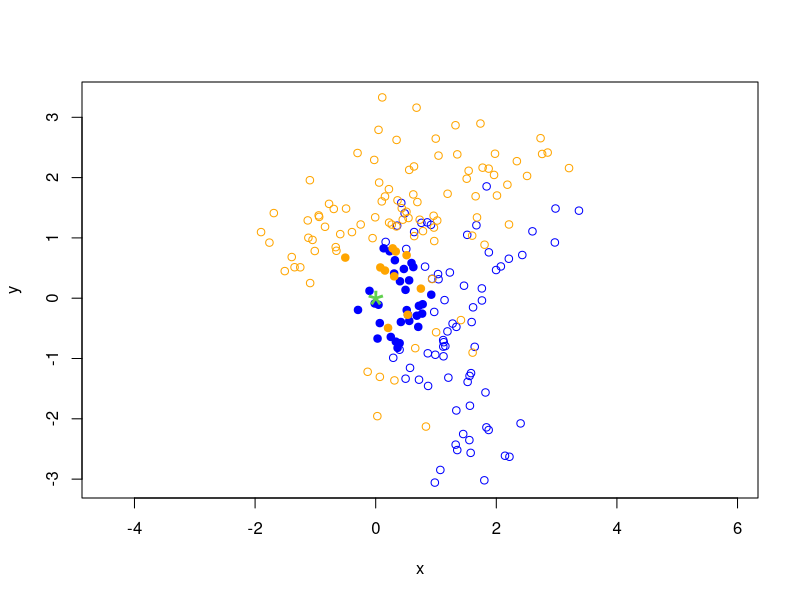
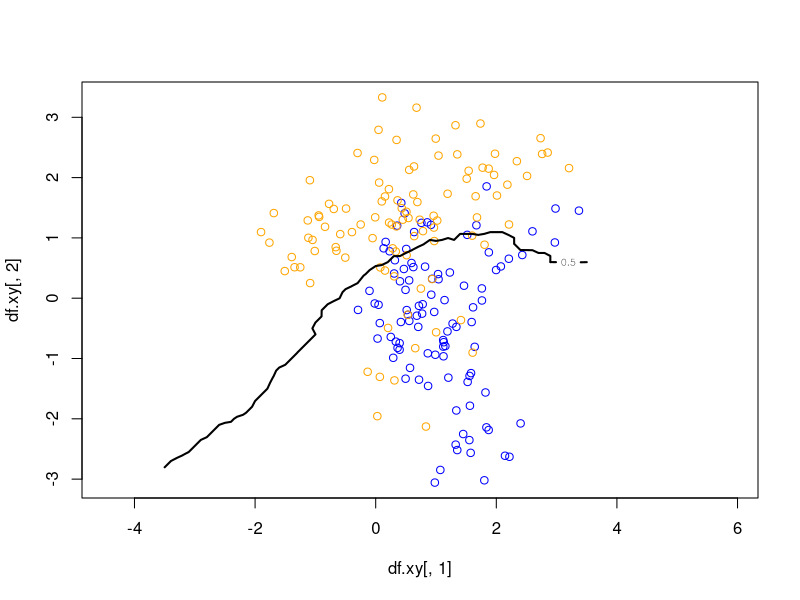
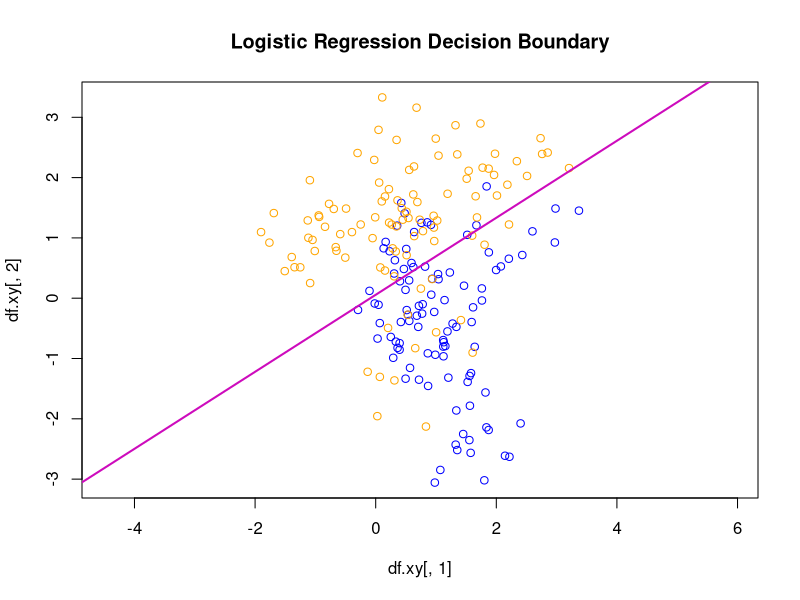

Write R code to recreate these figures, in order.
## ---- chunk 1
df.xy <- read.table(file="2clas2dim.csv", dec=".", sep=";", header = TRUE)
dim(df.xy)
df.xy[sample(1:nrow(df.xy),10),]
## ---- chunk 2
k <- 40
s <- 0
t <- 0
st <- c(s,t)

# Compute distances between (s,t) and all data points
d_st_xy <- as.matrix(dist(rbind(st, df.xy[,1:2])))[1, -1]

# Identify the k-th smallest distance
d_st_xy_k <- sort(d_st_xy, partial=k)[k]

# Identify the indices of the k nearest neighbors
N_st_k <- unname(which(d_st_xy <= d_st_xy_k))

# Compute probability estimate of class 'ORANGE' at (s,t)
(pr_1_k_st <- sum(df.xy[N_st_k,3] == 'ORANGE') / k)
## ---- chunk 3
plot(df.xy[,1:2], col=df.xy$class, pch=1 + 18 * ((1:200) %in% N_st_k), asp=1)
points(s, t, pch="*", col=3, cex=3)
## ---- chunk 4
knn.class <- function(st, xy, group, k=3) {
  d_st_xy <- as.matrix(dist(rbind(st, xy)))[1, -1]
  d_st_xy_k <- sort(d_st_xy, partial=k)[k]
  N_st_k <- unname(which(d_st_xy <= d_st_xy_k))
  return(sum(group[N_st_k] == 1) / k)  # Probability of class 1
}
## ---- chunk 5
st <- c(0,0)
group <- as.numeric(df.xy[,3] == 'ORANGE')
knn.class(st=st, xy=df.xy[,1:2], group=group, k=40)
## ---- chunk 6
s <- t <- seq(-3.5, 3.5, by=.1)
ns <- length(s)
nt <- length(t)
hat_p <- matrix(0, nrow=ns, ncol=nt)

k <- 50

for (i in 1:ns) {
  for (j in 1:nt) {
    hat_p[i, j] <- knn.class(st=c(s[i], t[j]), xy=df.xy[,1:2], group=group, k=k)
  }
}
## ---- chunk 7
plot(df.xy[,1], df.xy[,2], col=df.xy[,3], asp=1)
contour(s, t, hat_p, levels=.5, lwd=2, add=TRUE)
## ---- chunk 8
# Fit logistic regression model
glm.class <- glm(group ~ x + y, data=df.xy, family=binomial)
b012 <- coefficients(glm.class)

# Create a new plot to ensure abline() has a base plot
plot(df.xy[,1], df.xy[,2], col=df.xy[,3], asp=1, main="Logistic Regression Decision Boundary")

# Add decision boundary line
abline(a = -b012[1]/b012[3], b = -b012[2]/b012[3], lwd=2, col=6)

